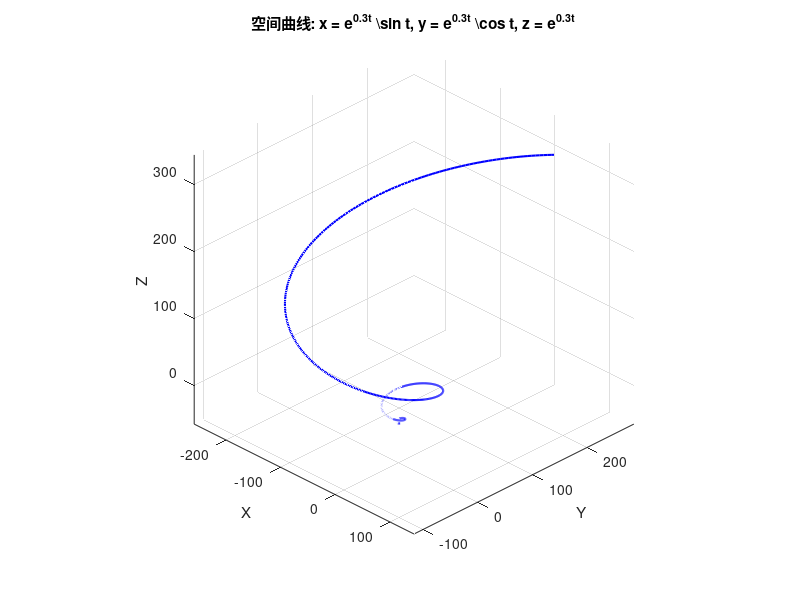

The MATLAB source for this figure:
t = linspace(0, 6*pi, 1000);
x = exp(0.3*t) .* sin(t);
y = exp(0.3*t) .* cos(t);
z = exp(0.3*t);

plot3(x, y, z, 'b', 'LineWidth', 1.5);
grid on;
xlabel('X');
ylabel('Y');
zlabel('Z');
title('空间曲线: x = e^{0.3t} \sin t, y = e^{0.3t} \cos t, z = e^{0.3t}');
axis equal;
view(45, 30); 
